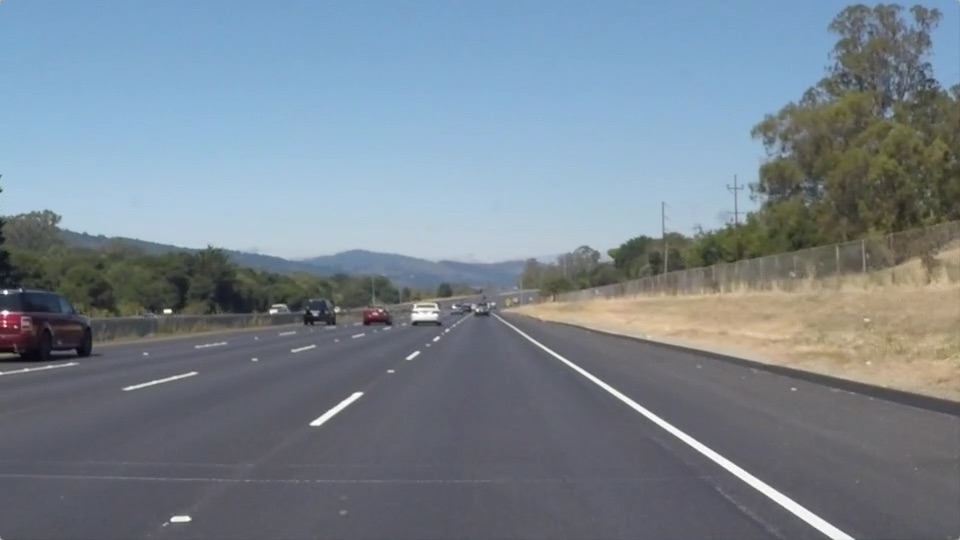
#> input picture test_images/solidWhiteRight.jpg, 960 x 540 px
$ jupyter execute --allow-errors P1.ipynb   (shell and % lines are left out)
#> lines starting #> are read from the running program, lines starting #| are printed output that depends on the picture; after the words box and inside, x2 and y2 are one past the last pixel; in counts of white or black regions, pixels touching at a corner belong together
# **Finding Lane Lines on the Road**
***
In this project, you will use the tools you learned about in the lesson to identify lane lines on the road.  You can develop your pipeline on a series of individual images, and later apply the result to a video stream (really just a series of images). Check out the video clip "raw-lines-example.mp4" (also contained in this repository) to see what the output should look like after using the helper functions below.

Once you have a result that looks roughly like "raw-lines-example.mp4", you'll need to get creative and try to average and/or extrapolate the line segments you've detected to map out the full extent of the lane lines.  You can see an example of the result you're going for in the video "P1_example.mp4".  Ultimately, you would like to draw just one line for the left side of the lane, and one for the right.

---
Let's have a look at our first image called 'test_images/solidWhiteRight.jpg'.  Run the 2 cells below (hit Shift-Enter or the "play" button above) to display the image.

**Note** If, at any point, you encounter frozen display windows or other confounding issues, you can always start again with a clean slate by going to the "Kernel" menu above and selecting "Restart & Clear Output".

---

**The tools you have are color selection, region of interest selection, grayscaling, Gaussian smoothing, Canny Edge Detection and Hough Tranform line detection.  You  are also free to explore and try other techniques that were not presented in the lesson.  Your goal is piece together a pipeline to detect the line segments in the image, then average/extrapolate them and draw them onto the image for display (as below).  Once you have a working pipeline, try it out on the video stream below.**

---

<figure>

 <figcaption>
 <p></p>
 <p style="text-align: center;"> Your output should look something like this (above) after detecting line segments using the helper functions below </p>
 </figcaption>
</figure>
 <p></p>
<figure>

 <figcaption>
 <p></p>
 <p style="text-align: center;"> Your goal is to connect/average/extrapolate line segments to get output like this</p>
 </figcaption>
</figure>

[cell 1]
#importing some useful packages
import matplotlib.pyplot as plt
import matplotlib.image as mpimg
import numpy as np
import cv2

[cell 2]
#reading in an image
image = mpimg.imread('test_images/solidWhiteRight.jpg')
#> image is the input picture: shape (540, 960, 3); mean R, G, B 120.3, 132.6, 143.7
#printing out some stats and plotting
print('This image is:', type(image), 'with dimesions:', image.shape)
#| This image is: <class 'numpy.ndarray'> with dimesions: (540, 960, 3)
plt.imshow(image)  # if you wanted to show a single color channel image called 'gray', for example, call as plt.imshow(gray, cmap='gray')

**Some OpenCV functions (beyond those introduced in the lesson) that might be useful for this project are:**

`cv2.inRange()` for color selection
`cv2.fillPoly()` for regions selection
`cv2.line()` to draw lines on an image given endpoints
`cv2.addWeighted()` to coadd / overlay two images
`cv2.cvtColor()` to grayscale or change color
`cv2.imwrite()` to output images to file
`cv2.bitwise_and()` to apply a mask to an image

**Check out the OpenCV documentation to learn about these and discover even more awesome functionality!**

Below are some helper functions to help get you started. They should look familiar from the lesson!

[cell 3]
import math

def grayscale(img):
    """Applies the Grayscale transform
    This will return an image with only one color channel
    but NOTE: to see the returned image as grayscale
    (assuming your grayscaled image is called 'gray')
    you should call plt.imshow(gray, cmap='gray')"""
    return cv2.cvtColor(img, cv2.COLOR_RGB2GRAY)
    # Or use BGR2GRAY if you read an image with cv2.imread()
    # return cv2.cvtColor(img, cv2.COLOR_BGR2GRAY)

def canny(img, low_threshold, high_threshold):
    """Applies the Canny transform"""
    return cv2.Canny(img, low_threshold, high_threshold)

def gaussian_blur(img, kernel_size):
    """Applies a Gaussian Noise kernel"""
    return cv2.GaussianBlur(img, (kernel_size, kernel_size), 0)

def region_of_interest(img, vertices):
    """
    Applies an image mask.

    Only keeps the region of the image defined by the polygon
    formed from `vertices`. The rest of the image is set to black.
    """
    #defining a blank mask to start with
    mask = np.zeros_like(img)

    #defining a 3 channel or 1 channel color to fill the mask with depending on the input image
    if len(img.shape) > 2:
        channel_count = img.shape[2]  # i.e. 3 or 4 depending on your image
        ignore_mask_color = (255,) * channel_count
    else:
        ignore_mask_color = 255

    #filling pixels inside the polygon defined by "vertices" with the fill color
    cv2.fillPoly(mask, vertices, ignore_mask_color)

    #returning the image only where mask pixels are nonzero
    masked_image = cv2.bitwise_and(img, mask)
    return masked_image


def draw_lines(img, lines, color=[255, 0, 0], thickness=10):
    """
    NOTE: this is the function you might want to use as a starting point once you want to
    average/extrapolate the line segments you detect to map out the full
    extent of the lane (going from the result shown in raw-lines-example.mp4
    to that shown in P1_example.mp4).

    Think about things like separating line segments by their
    slope ((y2-y1)/(x2-x1)) to decide which segments are part of the left
    line vs. the right line.  Then, you can average the position of each of
    the lines and extrapolate to the top and bottom of the lane.

    This function draws `lines` with `color` and `thickness`.
    Lines are drawn on the image inplace (mutates the image).
    If you want to make the lines semi-transparent, think about combining
    this function with the weighted_img() function below
    """

    imshape = img.shape
    left_line = []
    right_line = []
    #line_slopes = list(range(len(lines)))
    for line in lines:
        #print (line)
        for x1,y1,x2,y2 in line:
            slope = ((y2-y1)/(x2-x1))
            #print (slope)
            if math.isnan(slope) or math.isinf(slope) or slope == 0.0:
                continue
            if slope > 0:
                right_line.append([x1,y1])
                right_line.append([x2,y2])
            else:
                left_line.append([x1,y1])
                left_line.append([x2,y2])

    [vx,vy,x,y] = cv2.fitLine(np.asarray(right_line),cv2.DIST_HUBER,0,0.01,0.01)
    lefty = int((-x*vy/vx) + y)
    righty = int(((imshape[1]-x)*vy/vx)+y)
    xmin = int((imshape[0]-y)/(vy/vx)+x)
    xmax= int((330-y)/(vy/vx)+x)
    cv2.line(img,(xmin,int(imshape[0])),(xmax,int(330)),color, thickness)

    [vx,vy,x,y] = cv2.fitLine(np.asarray(left_line),cv2.DIST_HUBER,0,0.01,0.01)
    lefty = int((-x*vy/vx) + y)
    righty = int(((imshape[1]-x)*vy/vx)+y)
    xmin = int((imshape[0]-y)/(vy/vx)+x)
    xmax= int((330-y)/(vy/vx)+x)
    cv2.line(img,(xmin,int(imshape[0])),(xmax,int(330)),color, thickness)


def hough_lines(img, rho, theta, threshold, min_line_len, max_line_gap):
    """
    `img` should be the output of a Canny transform.

    Returns an image with hough lines drawn.
    """
    lines = cv2.HoughLinesP(img, rho, theta, threshold, np.array([]), minLineLength=min_line_len, maxLineGap=max_line_gap)
    line_img = np.zeros((img.shape[0], img.shape[1], 3), dtype=np.uint8)
    draw_lines(line_img, lines)
    return line_img

# Python 3 has support for cool math symbols.

def weighted_img(img, initial_img, α=0.8, β=1., λ=0.):
    """
    `img` is the output of the hough_lines(), An image with lines drawn on it.
    Should be a blank image (all black) with lines drawn on it.

    `initial_img` should be the image before any processing.

    The result image is computed as follows:

    initial_img * α + img * β + λ
    NOTE: initial_img and img must be the same shape!
    """
    return cv2.addWeighted(initial_img, α, img, β, λ)

## Test on Images

Now you should build your pipeline to work on the images in the directory "test_images"
**You should make sure your pipeline works well on these images before you try the videos.**

[cell 4]
import os
images = os.listdir("test_images/")
images

run your solution on all test_images and make copies into the test_images directory).

[cell 5]
# TODO: Build your pipeline that will draw lane lines on the test_images
# then save them to the test_images directory.
def draw_laneLines(imgName):
    path = "test_images"
    completeName = os.path.join(path, imgName)
    img = mpimg.imread(completeName)
    gray = grayscale(img)
    blur_gray = gaussian_blur(gray, 5)
    edges = canny(blur_gray, 70, 250)
    #plt.imshow(edges, cmap='Greys_r')
    imshape = img.shape
    vertices = np.array([[(80,imshape[0]),(420, 330), (530, 330), (imshape[1]-60,imshape[0])]], dtype=np.int32)
    masked_edges = region_of_interest(edges, vertices)
    #plt.imshow(masked_edges, cmap='Greys_r')
    lines = hough_lines(masked_edges, 1, np.pi/90, 5, 6, 10)
    #plt.imshow(lines, cmap='Greys_r')
    lines_edges = weighted_img(lines, img, α=0.8, β=1., λ=0.)
    #plt.imshow(lines_edges)
    #plt.imshow(lines_edges)
    fig = plt.imshow(lines_edges)
    plt.savefig(os.path.join(path, 'copyOf_'+imgName))
    plt.clf()


for imgName in images:
    draw_laneLines(imgName)
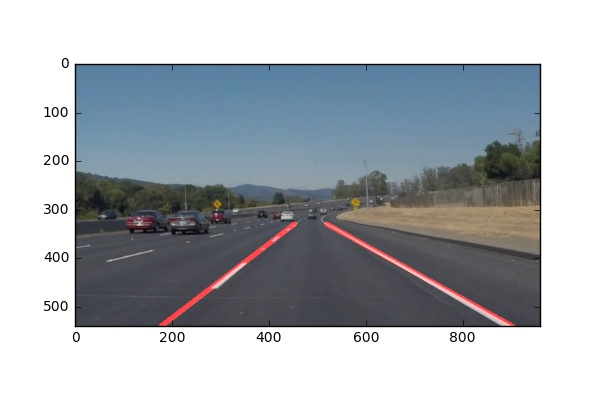
#> input picture test_images/identified_solidWhiteCurve.jpg, 600 x 400 px
#> in draw_laneLines, img is the input picture: shape (400, 600, 3); mean R, G, B 172.4, 177.5, 182.9
#> in grayscale, `return cv2.cvtColor(img, cv2.COLOR_RGB2GRAY)`:
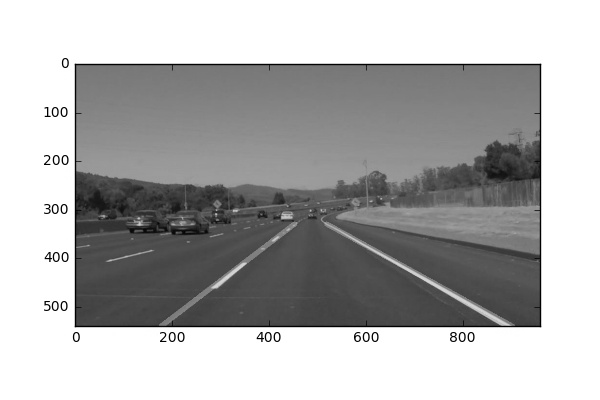
#> returned value: shape (400, 600); min 0, max 255, mean 176.6
#> in gaussian_blur, `return cv2.GaussianBlur(img, (kernel_size, kernel_size), 0)`:
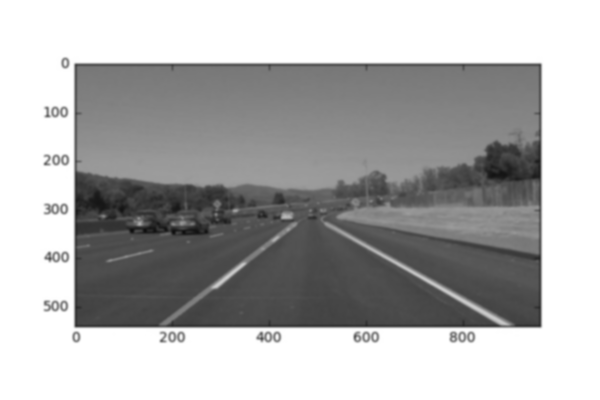
#> returned value: shape (400, 600); min 16, max 255, mean 176.6
#> in canny, `return cv2.Canny(img, low_threshold, high_threshold)`:
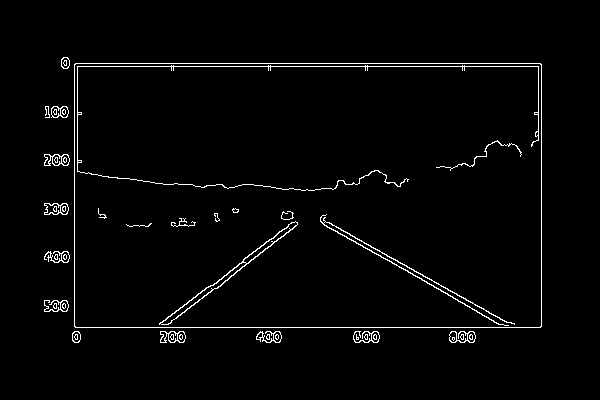
#> returned value: shape (400, 600); 2.2% white in thin lines or dots, all inside (x1, y1, x2, y2) = (44, 57, 542, 343)
#> in region_of_interest, `cv2.fillPoly(mask, vertices, ignore_mask_color)`:
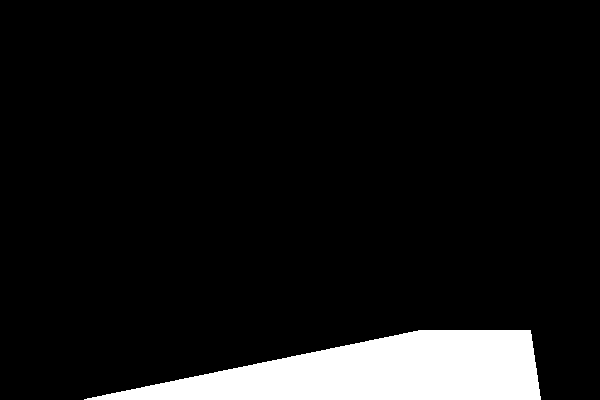
#> mask: shape (400, 600); 8.3% white; 1 white region, box (x1, y1, x2, y2) and area: (84, 330, 541, 400) 20012
#> in region_of_interest, `masked_image = cv2.bitwise_and(img, mask)`:
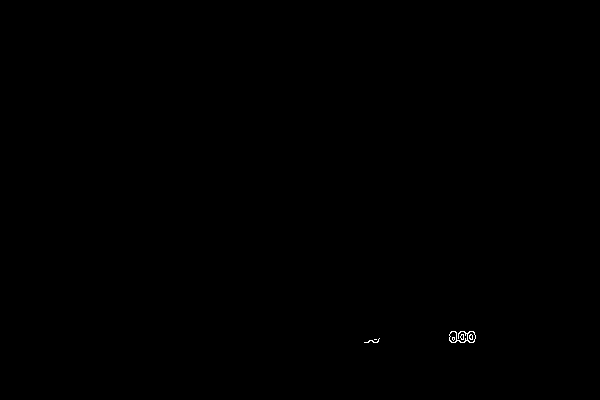
#> masked_image: shape (400, 600); 0.07% white in thin lines or dots, all inside (x1, y1, x2, y2) = (364, 331, 476, 343)
#> in hough_lines, `lines = cv2.HoughLinesP(img, rho, theta, threshold, np.array([]), minL..`: lines = 15 rows, first 6: [462, 342, 474, 334], [449, 338, 474, 339], [450, 333, 475, 335], [449, 340, 474, 340], [449, 337, 475, 338], [450, 336, 470, 335]
#> the loop in draw_lines, `for line in lines:` made 15 passes
#> line on passes 1 to 12: [[462, 342, 474, 334]], [[449, 338, 474, 339]], [[450, 333, 475, 335]], [[449, 340, 474, 340]], [[449, 337, 475, 338]], [[450, 336, 470, 335]], [[364, 342, 378, 340]], [[449, 339, 461, 331]], [[451, 331, 474, 332]], [[450, 341, 473, 342]], [[451, 342, 470, 342]], [[369, 340, 379, 338]]
#> after the loop in draw_lines, `for line in lines:`: left_line = [[462, 342], [474, 334], [450, 336], [470, 335], [364, 342], [378, 340], [449, 339], [461, 331], [369, 340], [379, 338], [456, 335], [473, 331], [449, 334], [474, 333]]; right_line = [[449, 338], [474, 339], [450, 333], [475, 335], [449, 337], [475, 338], [451, 331], [474, 332], [450, 341], [473, 342]]
#> in draw_lines, `[vx,vy,x,y] = cv2.fitLine(np.asarray(right_line),cv2.DIST_HUBER,0,0.01..`: vx = [0.999]; vy = [0.0329]; x = [462.2]; y = [337.3]
#> in draw_lines, `lefty = int((-x*vy/vx) + y)`: lefty = 322
#> in draw_lines, `righty = int(((imshape[1]-x)*vy/vx)+y)`: righty = 341
#> in draw_lines, `xmin = int((imshape[0]-y)/(vy/vx)+x)`: xmin = 2363
#> in draw_lines, `xmax= int((330-y)/(vy/vx)+x)`: xmax = 239
#> in draw_lines, `[vx,vy,x,y] = cv2.fitLine(np.asarray(left_line),cv2.DIST_HUBER,0,0.01,..`: vx = [0.998]; vy = [-0.063]; x = [431.1]; y = [336.6]
#> in draw_lines, `lefty = int((-x*vy/vx) + y)`: lefty = 363
#> in draw_lines, `righty = int(((imshape[1]-x)*vy/vx)+y)`: righty = 325
#> in draw_lines, `xmin = int((imshape[0]-y)/(vy/vx)+x)`: xmin = -573
#> in draw_lines, `xmax= int((330-y)/(vy/vx)+x)`: xmax = 536
#> in draw_lines, `cv2.line(img,(xmin,int(imshape[0])),(xmax,int(330)),color, thickness)`:
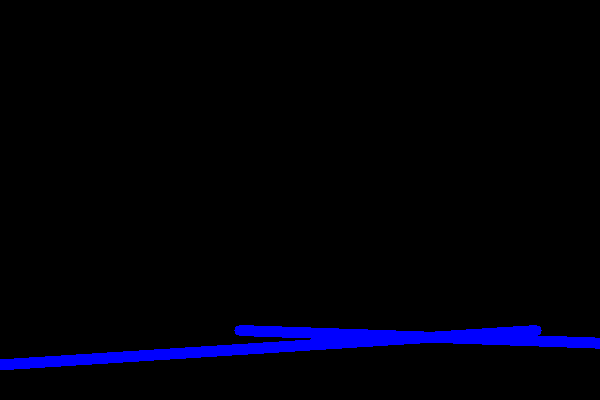
#> img: shape (400, 600, 3); mean of channels 0, 1, 2 9.3, 0, 0; drawn as B, G, R
#> in weighted_img, `return cv2.addWeighted(initial_img, α, img, β, λ)`:
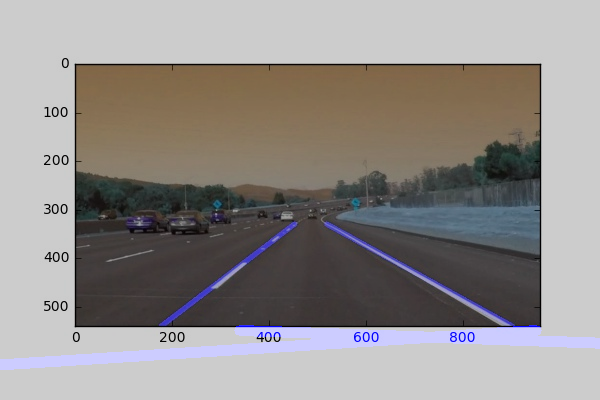
#> returned value: shape (400, 600, 3); mean of channels 0, 1, 2 140, 142, 146.3; drawn as B, G, R
#> pass 2 of the loop `for imgName in images:`:
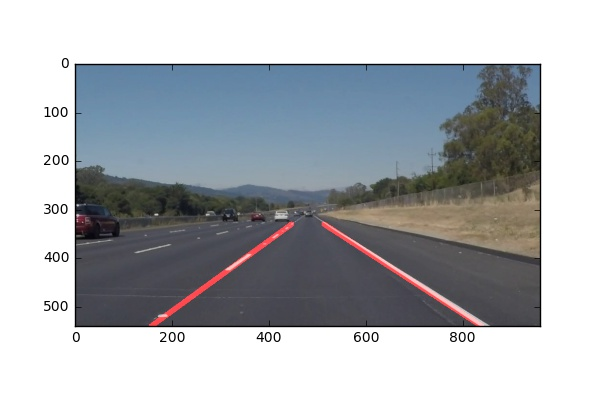
#> input picture test_images/identified_solidWhiteRight.jpg, 600 x 400 px
#> in draw_laneLines, img is the input picture: shape (400, 600, 3); mean R, G, B 173, 176.7, 181.1
#> in region_of_interest (call 2), `masked_image = cv2.bitwise_and(img, mask)`:
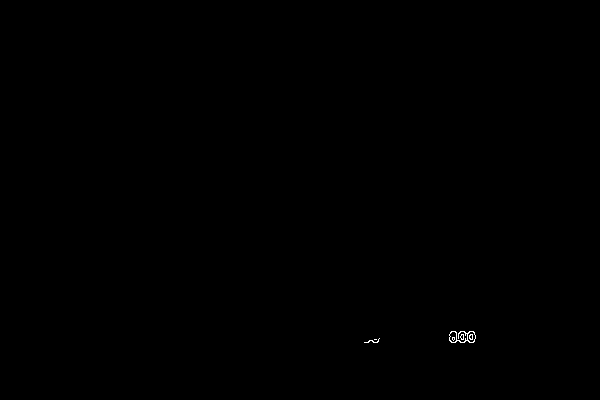
#> masked_image: shape (400, 600); 0.07% white in thin lines or dots, all inside (x1, y1, x2, y2) = (364, 331, 476, 343)
#> lines = 16 rows, first 6: [454, 342, 465, 333], [452, 342, 475, 335], [364, 342, 378, 341], [449, 339, 473, 331], [460, 342, 474, 339], [369, 340, 378, 339]
#> the loop in draw_lines (call 2), `for line in lines:` made 16 passes
#> in weighted_img (call 2), `return cv2.addWeighted(initial_img, α, img, β, λ)`:
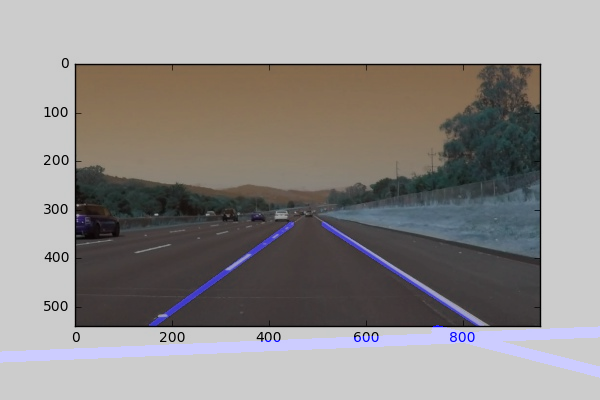
#> returned value: shape (400, 600, 3); mean of channels 0, 1, 2 140.3, 141.4, 144.9; drawn as B, G, R
#> pass 3 of the loop `for imgName in images:`:
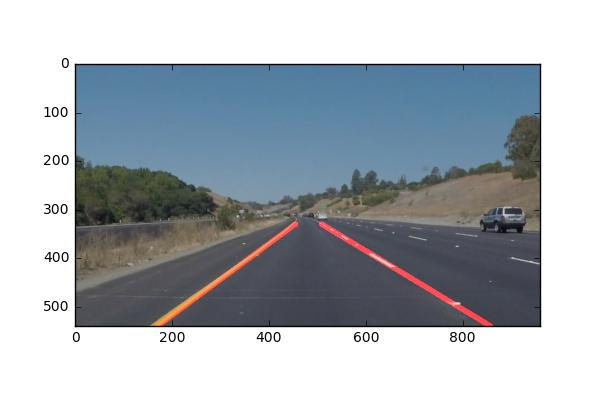
#> input picture test_images/identified_solidYellowCurve.jpg, 600 x 400 px
#> in draw_laneLines, img is the input picture: shape (400, 600, 3); mean R, G, B 170.2, 177.1, 183.4
#> in region_of_interest (call 3), `masked_image = cv2.bitwise_and(img, mask)`:
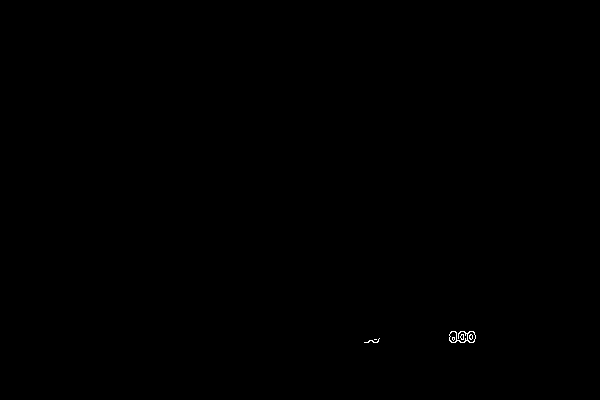
#> masked_image: shape (400, 600); 0.07% white in thin lines or dots, all inside (x1, y1, x2, y2) = (364, 331, 476, 343)
#> lines = 16 rows, first 6: [451, 342, 473, 342], [369, 340, 378, 340], [450, 336, 474, 332], [449, 334, 473, 331], [466, 340, 470, 334], [450, 341, 474, 340]
#> in weighted_img (call 3), `return cv2.addWeighted(initial_img, α, img, β, λ)`:
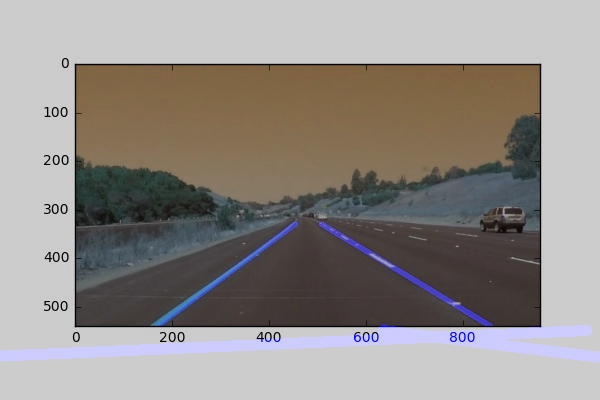
#> returned value: shape (400, 600, 3); mean of channels 0, 1, 2 138.1, 141.7, 146.7; drawn as B, G, R
#> the loop made 4 passes; the first 3 are shown

#draw_laneLines('whiteCarLaneSwitch.jpg')

## Test on Videos

You know what's cooler than drawing lanes over images? Drawing lanes over video!

We can test our solution on two provided videos:

`solidWhiteRight.mp4`

`solidYellowLeft.mp4`

[cell 6]
# Import everything needed to edit/save/watch video clips
from moviepy.editor import VideoFileClip
from IPython.display import HTML

[cell 7]
def process_image(image):
    # NOTE: The output you return should be a color image (3 channel) for processing video below
    # TODO: put your pipeline here,
    # you should return the final output (image with lines are drawn on lanes)
    #img = mpimg.imread(image)
    img = cv2.cvtColor(image, cv2.COLOR_RGB2BGR)
    gray = grayscale(img)
    blur_gray = gaussian_blur(gray, 5)
    edges = canny(blur_gray, 70, 250)
    imshape = img.shape
    vertices = np.array([[(80,imshape[0]),(420, 330), (530, 330), (imshape[1]-60,imshape[0])]], dtype=np.int32)
    masked_edges = region_of_interest(edges, vertices)
    #lines = hough_lines(masked_edges, 2, np.pi/180, 1, 6, 10)
    lines = hough_lines(masked_edges, 1, np.pi/90, 25, 6, 20)
    lines_edges = weighted_img(lines, image, α=0.8, β=1., λ=0.)
    result = lines_edges
    return result

Let's try the one with the solid white lane on the right first ...

[cell 8]
white_output = 'white.mp4'
#> white_output = 'white.mp4'
#> (the rest of this cell did not finish here and is left out)
